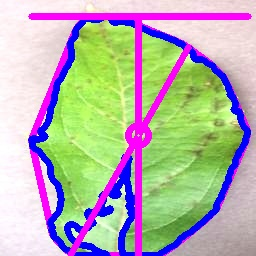
#> input picture test/Apple/image (1)_Contrast_analyze.JPG, 256 x 256 px
$ python -i Transformation.py   (imports and definitions only)
#> lines starting #> are read from the running program, lines starting #| are printed output that depends on the picture
#> further down, picture is the input picture: shape (256, 256, 3); mean B, G, R 173.5, 177.3, 181.3
#!/usr/bin/env my_env/bin/python3
import cv2
import os
import numpy as np
from pathlib import Path
import argparse
from utils import is_path_dir, is_image_file
from plantcv import plantcv as pcv
import glob
import matplotlib.pyplot as plt
import shutil
import sys as _sys


def plot_leaf_color_histogram(img, mask=None):
    """
    Plot normalized histograms of multiple color channels from a leaf image.
    This function optionally applies a binary mask to keep only
    selected pixels, converts the image into RGB, HSV, and LAB
    color spaces, extracts the channel values from the selected region,
    and plots each channel histogram as the percentage of valid pixels
    at each intensity level.
    """
    # convert to ensure 3-channel image
    if len(img.shape) == 2:
        img = cv2.cvtColor(img, cv2.COLOR_GRAY2BGR)
    elif img.shape[2] == 4:
        img = cv2.cvtColor(img, cv2.COLOR_BGRA2BGR)

    if mask is None:
        mask = np.full(img.shape[:2], 255, dtype="uint8")
    elif len(mask.shape) == 3:
        gray = cv2.cvtColor(mask, cv2.COLOR_BGR2GRAY)
        _, mask = cv2.threshold(gray, 254, 255, cv2.THRESH_BINARY_INV)

    valid = mask > 0

    # Convert color spaces
    rgb = cv2.cvtColor(img, cv2.COLOR_BGR2RGB)
    hsv = cv2.cvtColor(img, cv2.COLOR_BGR2HSV)
#> hsv: shape (256, 256, 3); mean H, S, V 83.6, 111.5, 226.3
    lab = cv2.cvtColor(img, cv2.COLOR_BGR2LAB)
#> lab: shape (256, 256, 3); mean of channels 0, 1, 2 194.5, 130.4, 134

    # Extract channels inside mask
    red = rgb[:, :, 0][valid]
    green = rgb[:, :, 1][valid]
    blue = rgb[:, :, 2][valid]

    hue = hsv[:, :, 0][valid]
    saturation = hsv[:, :, 1][valid]
    value = hsv[:, :, 2][valid]

    lightness = lab[:, :, 0][valid]
    green_magenta = lab[:, :, 1][valid]
    blue_yellow = lab[:, :, 2][valid]

    channels = {
        "blue": blue,
        "blue-yellow": blue_yellow,
        "green": green,
        "green-magenta": green_magenta,
        "hue": hue,
        "lightness": lightness,
        "red": red,
        "saturation": saturation,
        "value": value,
    }

    colors = {
        "blue": "blue",
        "blue-yellow": "yellow",
        "green": "green",
        "green-magenta": "magenta",
        "hue": "#7d3cff",
        "lightness": "gray",
        "red": "red",
        "saturation": "cyan",
        "value": "orange",
    }

    plt.figure(figsize=(11, 6))

    total_pixels = np.count_nonzero(valid)
#> total_pixels = 65536
#> valid: shape (256, 256) bool; every value is 1

    for name, vals in channels.items():
        hist, bins = np.histogram(vals, bins=256, range=(0, 256))
        hist_percent = (hist / total_pixels) * 100
        plt.plot(
            bins[:-1],
            hist_percent,
            label=name,
            color=colors[name],
            linewidth=1.5
            )
#> this loop made 9 passes
#> name on passes 1 to 9: 'blue', 'blue-yellow', 'green', 'green-magenta', 'hue', 'lightness', 'red', 'saturation', 'value'

    plt.xlabel("Pixel intensity", fontsize=16)
    plt.ylabel("Proportion of pixels (%)", fontsize=16)
    plt.xlim(0, 255)
    plt.legend(
        title="color Channel",
        bbox_to_anchor=(1.03, 0.5),
        loc="center left"
        )
    plt.grid(True, alpha=0.3)
    plt.tight_layout()
    plt.show()
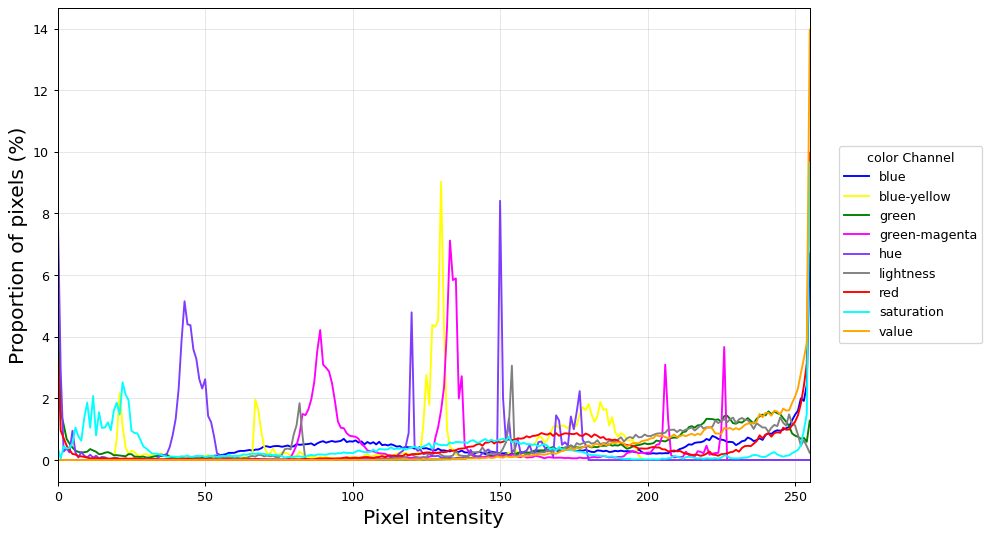
#> figure drawn by matplotlib, 1 panel; curve peaks at x = 255, y = 6.71; curve peaks at x = 130, y = 9.03; curve peaks at x = 0, y = 7.21


# [279 lines left out: functions pseudolandmarks, clear_debug_files, analyze, roi, mask, gaussian_blur and 5 more, not called in this run]


# [2 lines not run here, left out]

>>> import cv2
>>> picture = cv2.imread('test/Apple/image (1)_Contrast_analyze.JPG')
>>> result = plot_leaf_color_histogram(picture)
